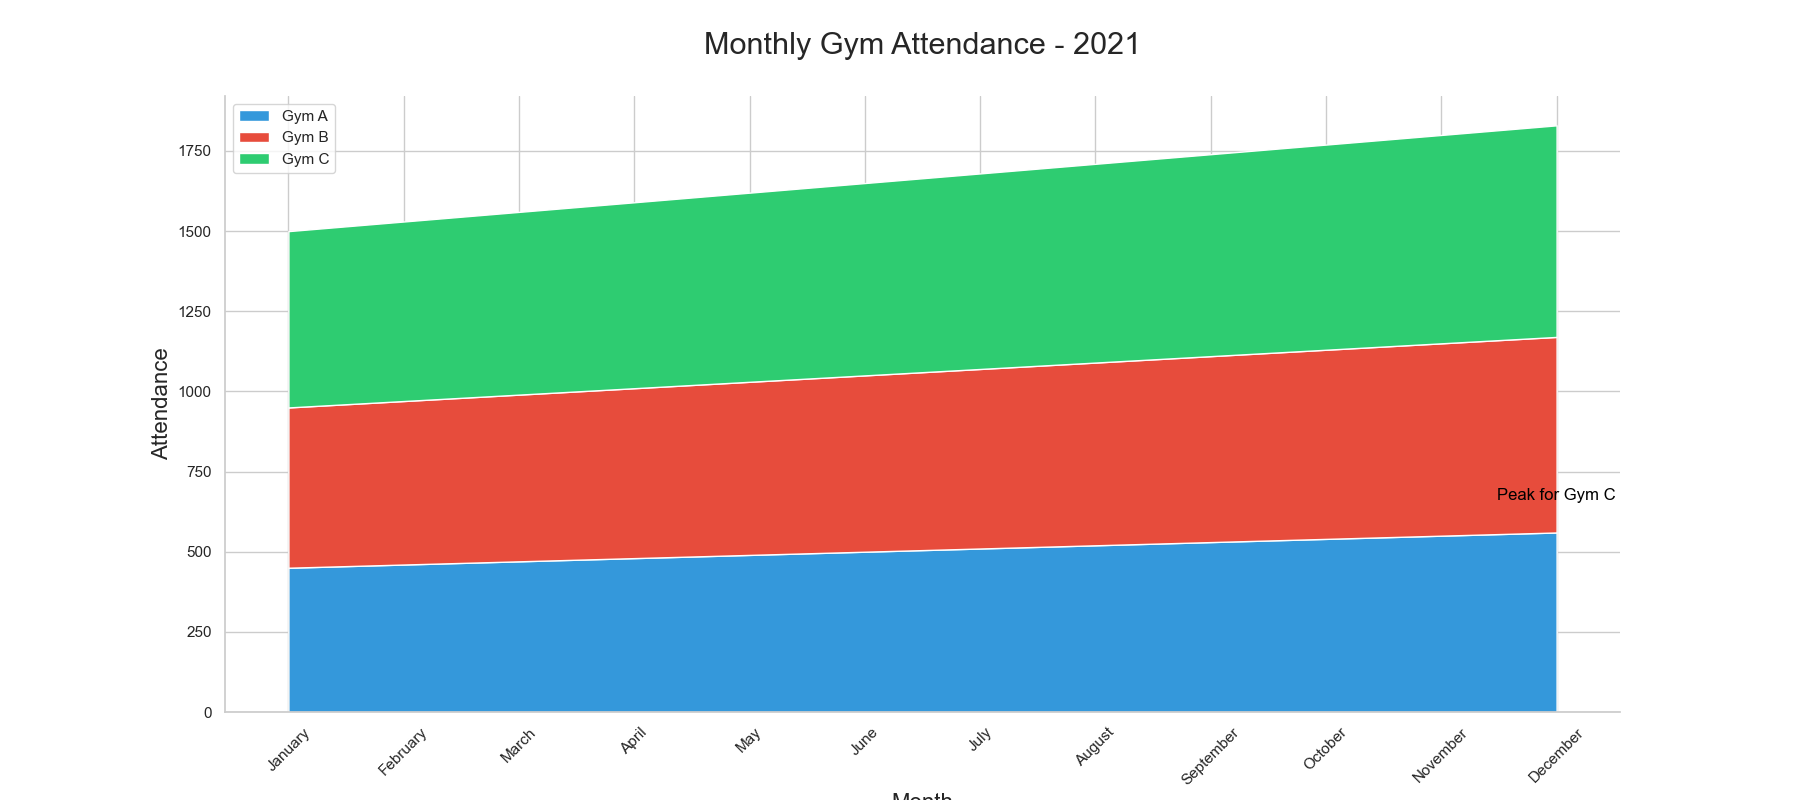

Here is the Python script that generated this plot:

import pandas as pd
import seaborn as sns
import matplotlib.pyplot as plt

# Data in a Pandas DataFrame
data = pd.DataFrame({
    'Month': ['January', 'February', 'March', 'April', 'May', 'June',
              'July', 'August', 'September', 'October', 'November', 'December'],
    'Gym_A': [450, 460, 470, 480, 490, 500, 
              510, 520, 530, 540, 550, 560],
    'Gym_B': [500, 510, 520, 530, 540, 550,
              560, 570, 580, 590, 600, 610],
    'Gym_C': [550, 560, 570, 580, 590, 600,
              610, 620, 630, 640, 650, 660]
})

# Transform data for stacked area plot
data = data.set_index('Month')
data.index = pd.CategoricalIndex(data.index, 
                                 categories=['January', 'February', 'March', 'April', 'May', 'June',
                                             'July', 'August', 'September', 'October', 'November', 'December'], 
                                 ordered=True)
data = data.sort_index()

# Stacked area plot
plt.figure(figsize=(18, 8))
sns.set_style("whitegrid")

# Define colors for each category
colors = ["#3498db", "#e74c3c", "#2ecc71"]

# Generating the stacked areas
plt.stackplot(data.index, data['Gym_A'], data['Gym_B'], data['Gym_C'], labels=['Gym A', 'Gym B', 'Gym C'], colors=colors)

# Aesthetics
plt.title('Monthly Gym Attendance - 2021', fontsize=22, pad=30)
plt.ylabel('Attendance', fontsize=16)
plt.xlabel('Month', fontsize=16)
plt.xticks(rotation=45)
plt.legend(loc='upper left')

# Annotating a specific data point
plt.text('December', 660, 'Peak for Gym C', horizontalalignment='center', color='black')

# Show plot
sns.despine()
plt.show()
